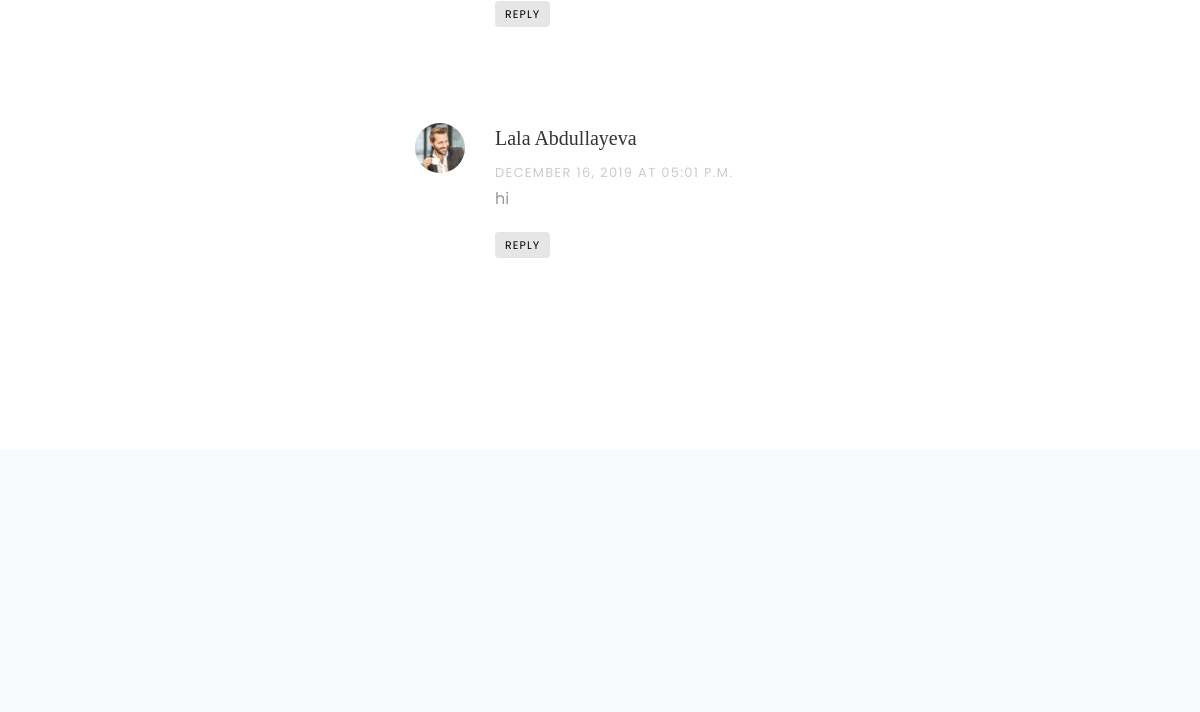
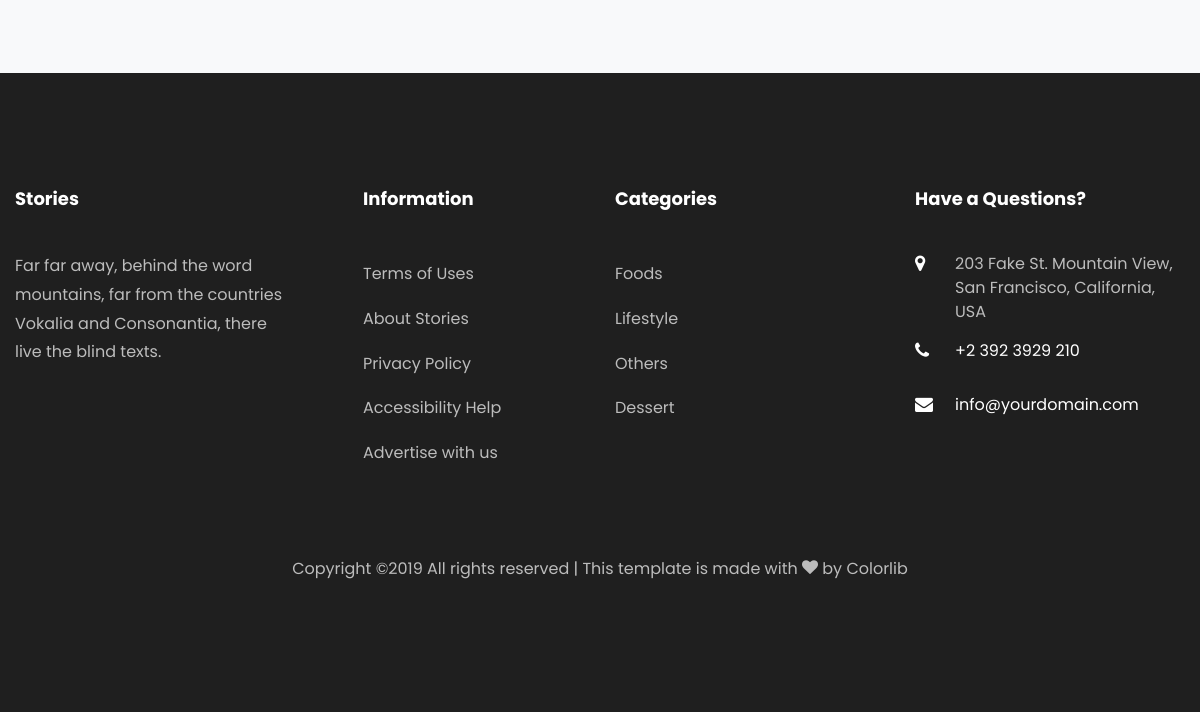
/single/1 (lower part), run on an earlier commit of the app's database (2 pictures, top to bottom).
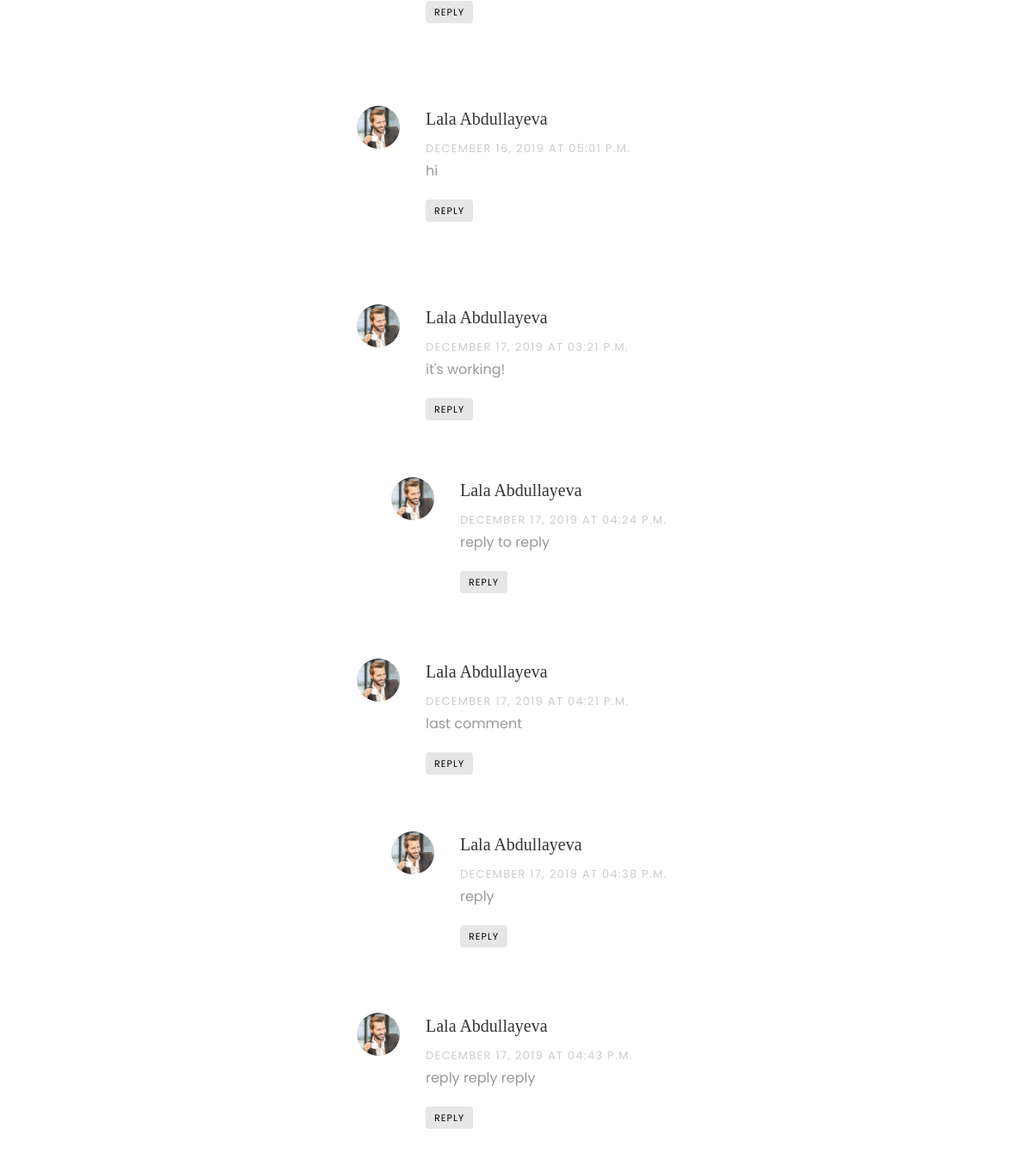
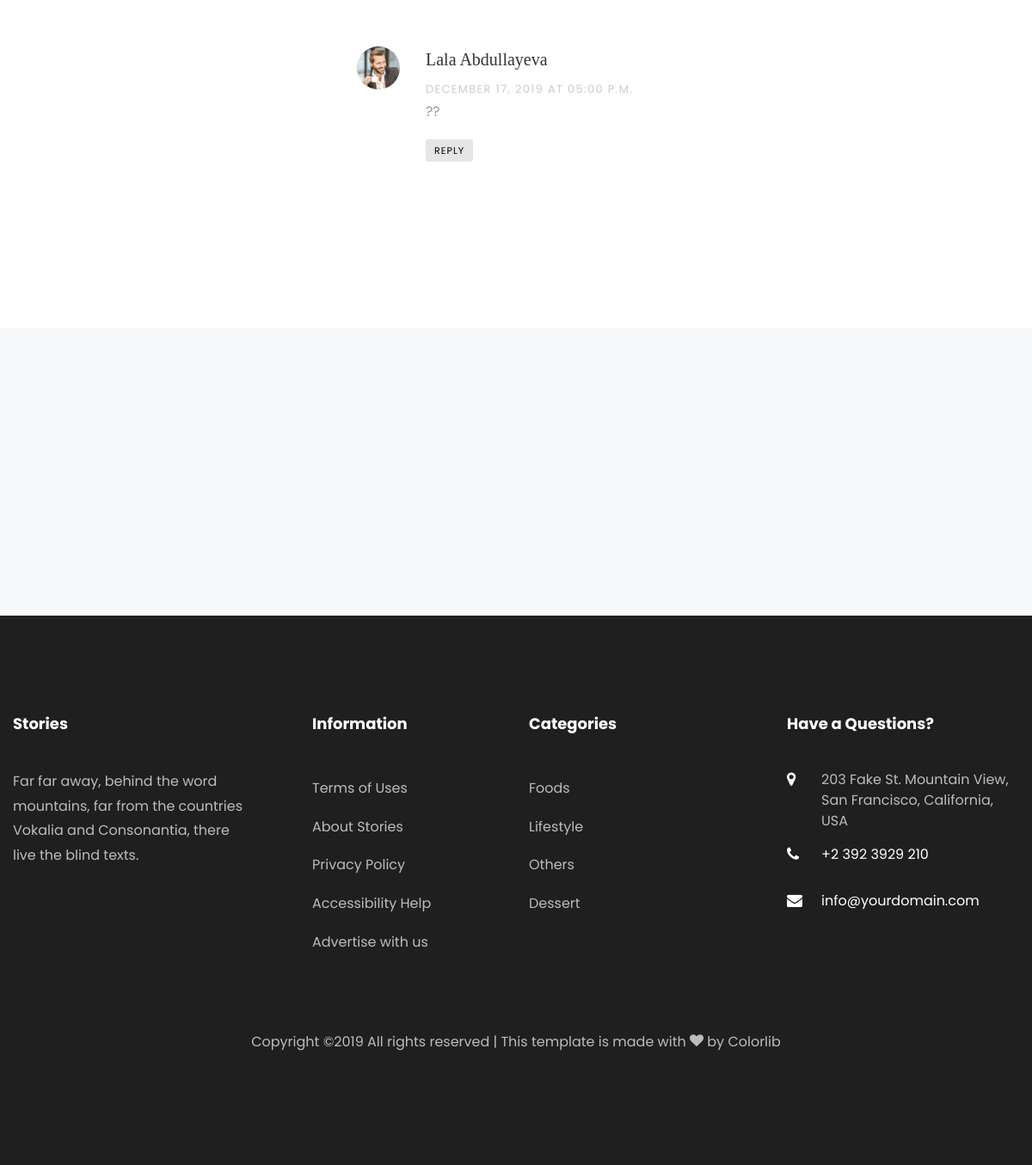
And on a later commit of the database (2 pictures, top to bottom).
### stories/models.py (models this page shows, shortened)
class Comment(models.Model):
    user = models.ForeignKey(User, related_name='comments', on_delete=models.CASCADE)
    comment = models.TextField('Comments',)
    recipe = models.ForeignKey(Recipe, related_name='comments', on_delete=models.CASCADE, null=True, blank=True)
    story = models.ForeignKey (Story, related_name='comments', on_delete=models.CASCADE, null=True, blank=True)
    reply_comment = models.ForeignKey('self', related_name = 'reply_comments', on_delete=models.CASCADE, null=True, blank=True)
    created_at = models.DateTimeField(auto_now_add = True)
    updated_at = models.DateTimeField(auto_now = True)
    def get_user_full_name(self):
        return "{} {}".format(self.user.first_name, self.user.last_name)
    class Meta:
        ordering=('created_at',)
        verbose_name='Comment'
        verbose_name_plural='Comments'

class Category(models.Model):
    title = models.CharField(max_length=50, blank=False, null=False)
    image = models.ImageField(upload_to='categories', blank=False)
    created_at = models.DateTimeField(auto_now_add=True)
    updated_at = models.DateTimeField(auto_now = True)
    class Meta:
        ordering=('created_at',)
        verbose_name='Category'
        verbose_name_plural='Categories'

### stories/views.py (the view, shortened to what this page needs)
# urls.py: path('single/<int:pk>', RecipeDetailView.as_view(), name='single'),
class RecipeDetailView(FormMixin, DetailView):
    model = Recipe
    template_name = "stories/single.html"
    context_object_name = "recipe_data"
    form_class = CommentForm

### stories/templatetags/base_filters.py (called while the page is built)
@register.simple_tag
def get_categories():
    return Category.objects.all()

@register.simple_tag
def get_comments():
    return Comment.objects.filter(reply_comment__isnull=True)

### stories/templates/stories/single.html (shortened to what this page needs)
{% extends 'base/index.html' %}
{% load static base_filters %}
{% block content %}
<section class="ftco-section">
    <div class="container">
        <div class="row">
            <div class="col-lg-8 order-lg-last ftco-animate">
                <div class="pt-5 mt-5">
                    <ul class="comment-list">
                        {% get_comments as comments %}
                        {% for comment in comments %}
                        <li class="comment">
                            <div class="vcard bio">
                                <img src="{%static 'images/person_1.jpg'%}" alt="Image placeholder">
                            </div>
                            <div class="comment-body">
                                <h3>{{ comment.get_user_full_name }}</h3>
                                <div class="meta">{{ comment.created_at|date:"F d, Y "}} at {{comment.created_at|date:"h:i a"}}</div>
                                <p>{{ comment.comment }}</p>
                                <p><a href="#write-comment" comment-id="{{comment.id}}" class="reply">Reply</a></p>
                            </div>
                            <ul class="children">
                                {% for comment in comment.reply_comments.all %}
                                    <li class="comment">
                                        <div class="vcard bio">
                                            <img src="{%static 'images/person_1.jpg'%}" alt="Image placeholder">
                                        </div>
                                        <div class="comment-body">
                                            <h3>{{comment.get_user_full_name}}</h3>
                                            <div class="meta">{{ comment.created_at|date:"F d, Y "}} at {{comment.created_at|date:"h:i a"}}</div>
                                            <p>{{comment.comment}}</p>
                                            <p><a href="#write-comment" class="reply">Reply</a></p>
                                        </div>
                                        </li>
                                        {% endfor%}
                                    </ul>
                        </li>
                        {% endfor %}
                    </ul>
                    <div id="write-comment" class="comment-form-wrap pt-5">
                    </div>
                </div>
            </div>
            <div class="col-lg-4 sidebar pr-lg-5 ftco-animate">
            </div>
        </div>
    </div>
</section>
<section class="ftco-subscribe ftco-section bg-light">
    <div class="overlay">
        <div class="container">
            <div class="row d-flex justify-content-center">
            </div>
        </div>
    </div>
</section>
{% endblock content %}

### accounts/templates/partials/footer.html (shortened to what this page needs)
{% load base_filters %}
<footer class="ftco-footer ftco-footer-2 ftco-section">
    <div class="container">
        <div class="row mb-5">
            <div class="col-md">
                <div class="ftco-footer-widget mb-4">
                    <h2 class="ftco-heading-2">Stories</h2>
                    <p>Far far away, behind the word mountains, far from the countries Vokalia and Consonantia, there
                        live the blind texts.</p>
                    <ul class="ftco-footer-social list-unstyled float-md-left float-lft mt-5">
                    </ul>
                </div>
            </div>
            <div class="col-md">
                <div class="ftco-footer-widget mb-4 ml-md-5">
                    <h2 class="ftco-heading-2">Information</h2>
                    <ul class="list-unstyled">
                        <li><a href="#" class="py-2 d-block">Terms of Uses</a></li>
                        <li><a href="#" class="py-2 d-block">About Stories</a></li>
                        <li><a href="#" class="py-2 d-block">Privacy Policy</a></li>
                        <li><a href="#" class="py-2 d-block">Accessibility Help</a></li>
                        <li><a href="#" class="py-2 d-block">Advertise with us</a></li>
                    </ul>
                </div>
            </div>
            <div class="col-md">
                <div class="ftco-footer-widget mb-4">
                    <h2 class="ftco-heading-2">Categories</h2>
                    <ul class="list-unstyled">
                        {% get_categories as categories %}
                        {% for category in categories|slice:"5" %}
                        <li><a href="#" class="py-2 d-block">{{category.title}}</a></li>
                        {% endfor %}
                    </ul>
                </div>
            </div>
            <div class="col-md">
                <div class="ftco-footer-widget mb-4">
                    <h2 class="ftco-heading-2">Have a Questions?</h2>
                    <div class="block-23 mb-3">
                        <ul>
                            <li><span class="icon icon-map-marker"></span><span class="text">203 Fake St. Mountain View, San Francisco, California, USA</span>
                            </li>
                            <li><a href="#"><span class="icon icon-phone"></span><span
                                    class="text">+2 392 3929 210</span></a></li>
                            <li><a href="#"><span class="icon icon-envelope"></span><span class="text">info@yourdomain.com</span></a>
                            </li>
                        </ul>
                    </div>
                </div>
            </div>
        </div>
        <div class="row">
            <div class="col-md-12 text-center">
                <p>
                    Copyright &copy;<script>document.write(new Date().getFullYear());</script>
                    All rights reserved | This template is made with <i class="icon-heart color-danger"
                                                                        aria-hidden="true"></i> by <a
                            href="https://colorlib.com" target="_blank">Colorlib</a>
                    </p>
            </div>
        </div>
    </div>
</footer>

What changed in the data, as far as the page shows it:
added Comment: get_user_full_name "Lala Abdullayeva", created_at "DECEMBER 17, 2019", created_at "03:21 P.M.", comment "it's working!"
added Comment: get_user_full_name "Lala Abdullayeva", created_at "DECEMBER 17, 2019", created_at "04:24 P.M.", comment "reply to reply"
added Comment: get_user_full_name "Lala Abdullayeva", created_at "DECEMBER 17, 2019", created_at "04:21 P.M.", comment "last comment"
added Comment: get_user_full_name "Lala Abdullayeva", created_at "DECEMBER 17, 2019", created_at "04:38 P.M.", comment "reply"
added Comment: get_user_full_name "Lala Abdullayeva", created_at "DECEMBER 17, 2019", created_at "04:43 P.M.", comment "reply reply reply"
added Comment: get_user_full_name "Lala Abdullayeva", created_at "DECEMBER 17, 2019", created_at "05:00 P.M.", comment "??"
